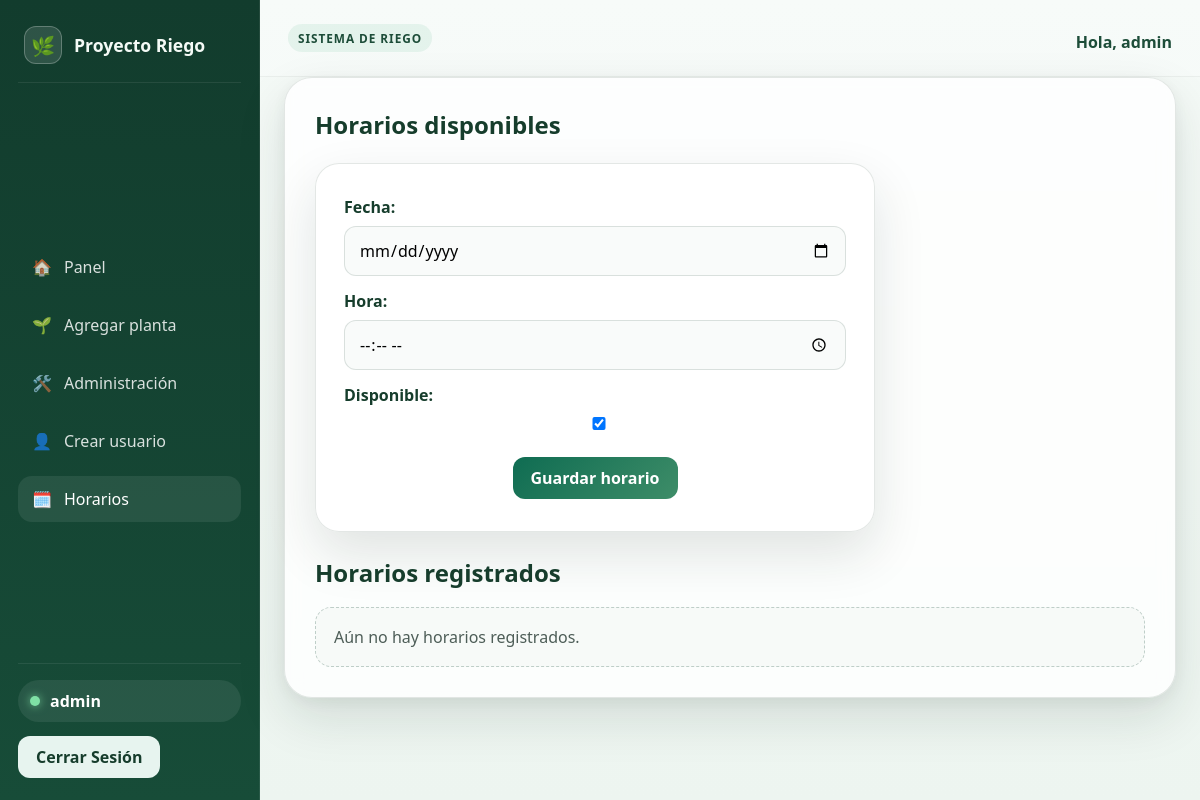
Page /admin-horarios/ (signed in) on the earlier database version.
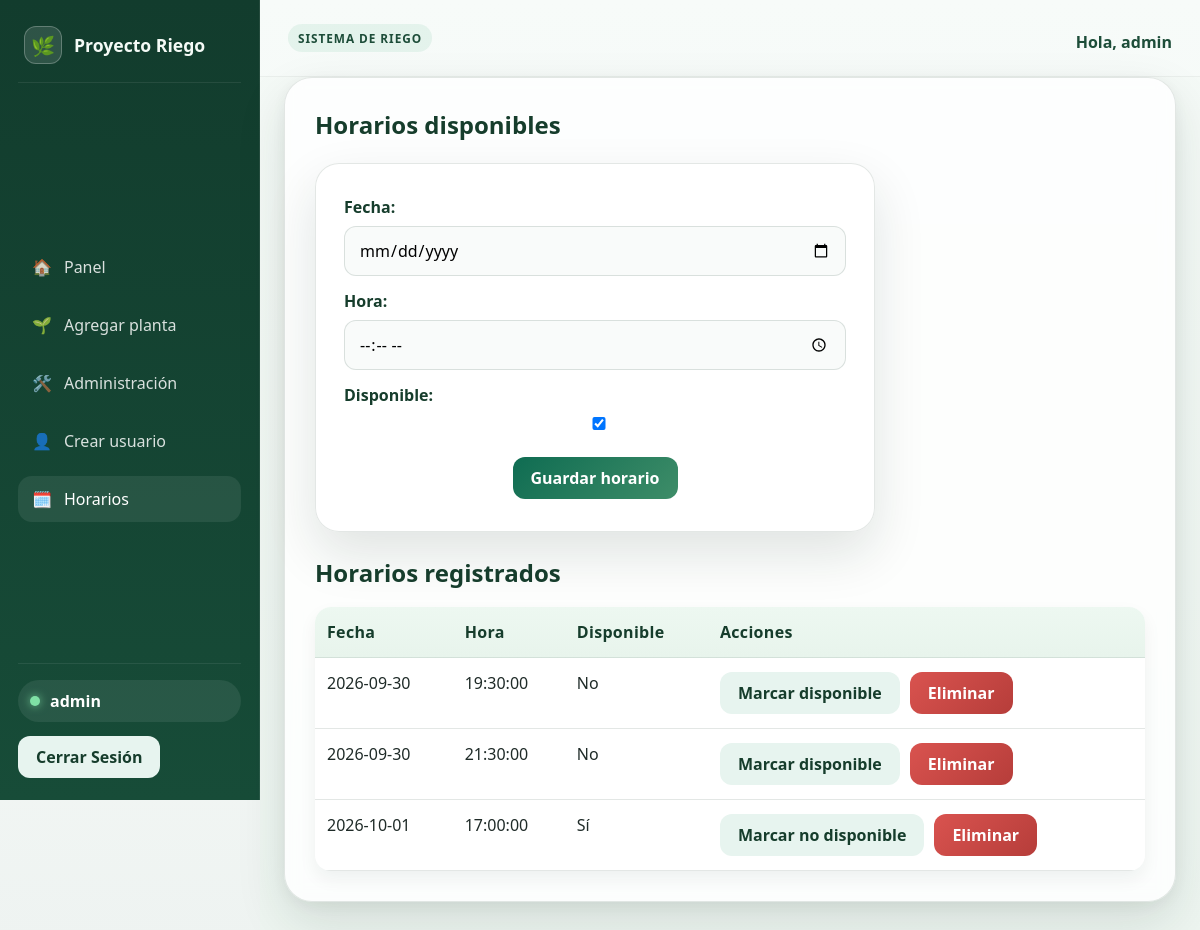
Same page on the later database version.
### riego/models.py (models this page shows, shortened)
class HorarioDisponible(models.Model):
    fecha = models.DateField()
    hora = models.TimeField()
    disponible = models.BooleanField(default=True)
    class Meta:
        unique_together = (('fecha', 'hora'),)

### riego/views.py (the view, shortened to what this page needs)
# urls.py: path('admin-horarios/', views.admin_horarios, name='admin_horarios'),
@staff_member_required
@never_cache
def admin_horarios(request):
    form = HorarioDisponibleForm()
    horarios = HorarioDisponible.objects.order_by('fecha', 'hora')
    return render(request, 'riego/admin_horarios.html', {'form': form, 'horarios': horarios})

### riego/forms.py
class HorarioDisponibleForm(forms.ModelForm):
    fecha = forms.DateField(widget=forms.DateInput(attrs={'type': 'date'}))
    hora = forms.TimeField(widget=forms.TimeInput(attrs={'type': 'time'}))
    class Meta:
        model = HorarioDisponible
        fields = ('fecha', 'hora', 'disponible')

### riego/templates/riego/admin_horarios.html (shortened to what this page needs)
{% extends 'riego/base.html' %}
{% block contenido %}
    <div class="page-card">
        <div class="page-header">
            <h2>Horarios disponibles</h2>
        </div>
        <div class="auth-shell" style="min-height: auto; place-items: start; padding: 0 0 24px;">
            <div class="auth-card" style="width: min(100%, 560px);">
                <form method="post" class="form-layout">
                    {{ form.as_p }}
                    <div class="form-actions">
                        <button class="btn btn-primary" type="submit">Guardar horario</button>
                    </div>
                </form>
            </div>
        </div>
        <h3 class="section-title">Horarios registrados</h3>
        {% if horarios %}
            <table class="data-table">
                <thead>
                    <tr>
                        <th>Fecha</th>
                        <th>Hora</th>
                        <th>Disponible</th>
                        <th>Acciones</th>
                    </tr>
                </thead>
                <tbody>
                    {% for horario in horarios %}
                        <tr>
                            <td>{{ horario.fecha|date:"Y-m-d" }}</td>
                            <td>{{ horario.hora|time:"H:i:s" }}</td>
                            <td>{{ horario.disponible|yesno:'Sí,No' }}</td>
                            <td>
                                <div class="page-actions">
                                    <form method="post">
                                        <button class="btn btn-secondary" type="submit">
                                            {% if horario.disponible %}Marcar no disponible{% else %}Marcar disponible{% endif %}
                                        </button>
                                    </form>
                                    <form method="post" onsubmit="return confirm('¿Eliminar este horario?');">
                                        <button class="btn btn-danger" type="submit">Eliminar</button>
                                    </form>
                                </div>
                            </td>
                        </tr>
                    {% endfor %}
                </tbody>
            </table>
        {% else %}
            <div class="empty-state">Aún no hay horarios registrados.</div>
        {% endif %}
    </div>
{% endblock %}

Differences in the rows shown:
added HorarioDisponible: fecha "2026-09-30", hora "19:30:00", disponible "No", shows "Marcar disponible"
added HorarioDisponible: fecha "2026-09-30", hora "21:30:00", disponible "No", shows "Marcar disponible"
added HorarioDisponible: fecha "2026-10-01", hora "17:00:00", disponible "Sí", shows "Marcar no disponible"
Other differences:
text no longer shown: "Aún no hay horarios registrados."
text now shown: "Fecha Hora Disponible Acciones"
